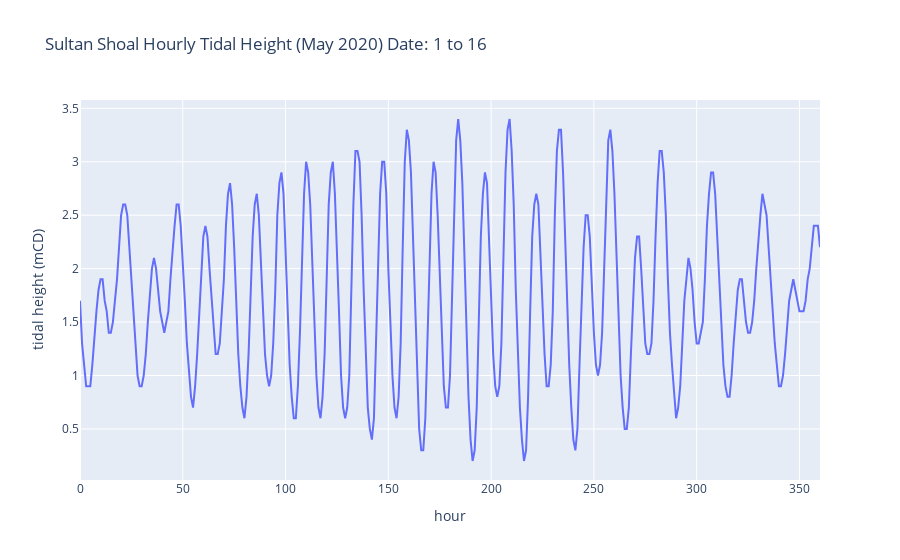

This figure's notebook cell:
### Code cell
title_string_1 = 'Sultan Shoal Hourly Tidal Height (May 2020) Date: ' + str(may_start_date) +' to '+ str(may_end_date)
fig_1 = px.line(y=may_plot_list, title=title_string_1)
fig_1.update_xaxes(title='hour')
fig_1.update_yaxes(title='tidal height (mCD)')
fig_1.show()

### Figure 1 — Plotly figure (JSON) as saved in the notebook; plotly's stock layout.template omitted (floating-point values rounded to 4 significant figures; data arrays with more than 128 entries replaced by an {"elided": "..."} marker saying what was removed)
{"data": [{"hovertemplate": "x=%{x}<br>y=%{y}<extra></extra>", "legendgroup": "", "line": {"color": "#636efa", "dash": "solid"}, "marker": {"symbol": "circle"}, "mode": "lines", "name": "", "orientation": "v", "showlegend": false, "type": "scatter", "x": {"elided": "361 int values"}, "xaxis": "x", "y": {"elided": "361 float values"}, "yaxis": "y"}], "layout": {"legend": {"tracegroupgap": 0}, "title": {"text": "Sultan Shoal Hourly Tidal Height (May 2020) Date: 1 to 16"}, "xaxis": {"anchor": "y", "domain": [0, 1], "title": {"text": "hour"}}, "yaxis": {"anchor": "x", "domain": [0, 1], "title": {"text": "tidal height (mCD)"}}}}
